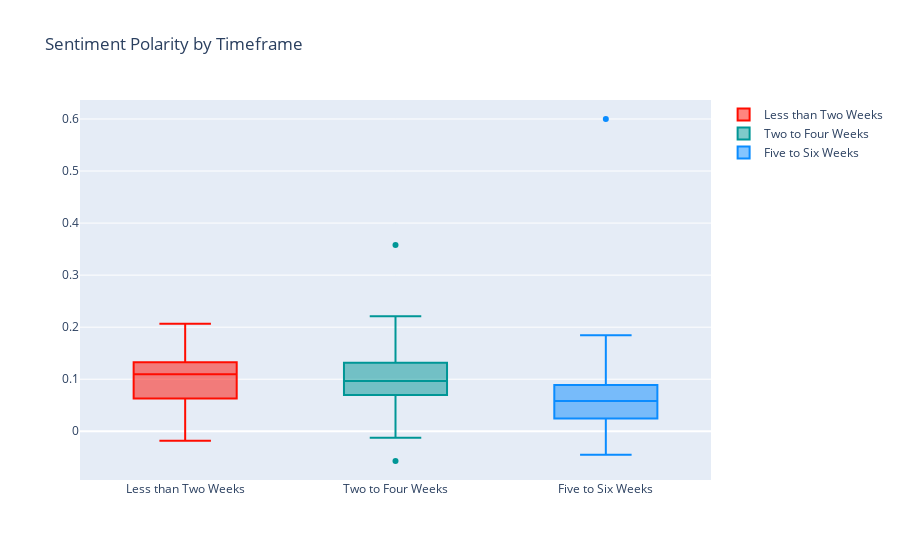

The cell this chart's notebook holds for it:
### Code cell
y0 = df.loc[df['Time_Id'] == 0]['polarity']
y1 = df.loc[df['Time_Id'] == 1]['polarity']
y2 = df.loc[df['Time_Id'] == 2]['polarity']

trace0 = go.Box(
    y=y0,
    name = 'Less than Two Weeks',
    marker = dict(
        color = 'rgb(255, 12, 0)',
    )
)
trace1 = go.Box(
    y=y1,
    name = 'Two to Four Weeks',
    marker = dict(
        color = 'rgb(0, 150, 150)',
    )
)
trace2 = go.Box(
    y=y2,
    name = 'Five to Six Weeks',
    marker = dict(
        color = 'rgb(10, 140, 255)',
    )
)

data = [trace0, trace1, trace2]
layout = go.Layout(
    title = "Sentiment Polarity by Timeframe"
)

fig = go.Figure(data=data,layout=layout)
iplot(fig, filename = "Sentiment Polarity by Timeframe")
